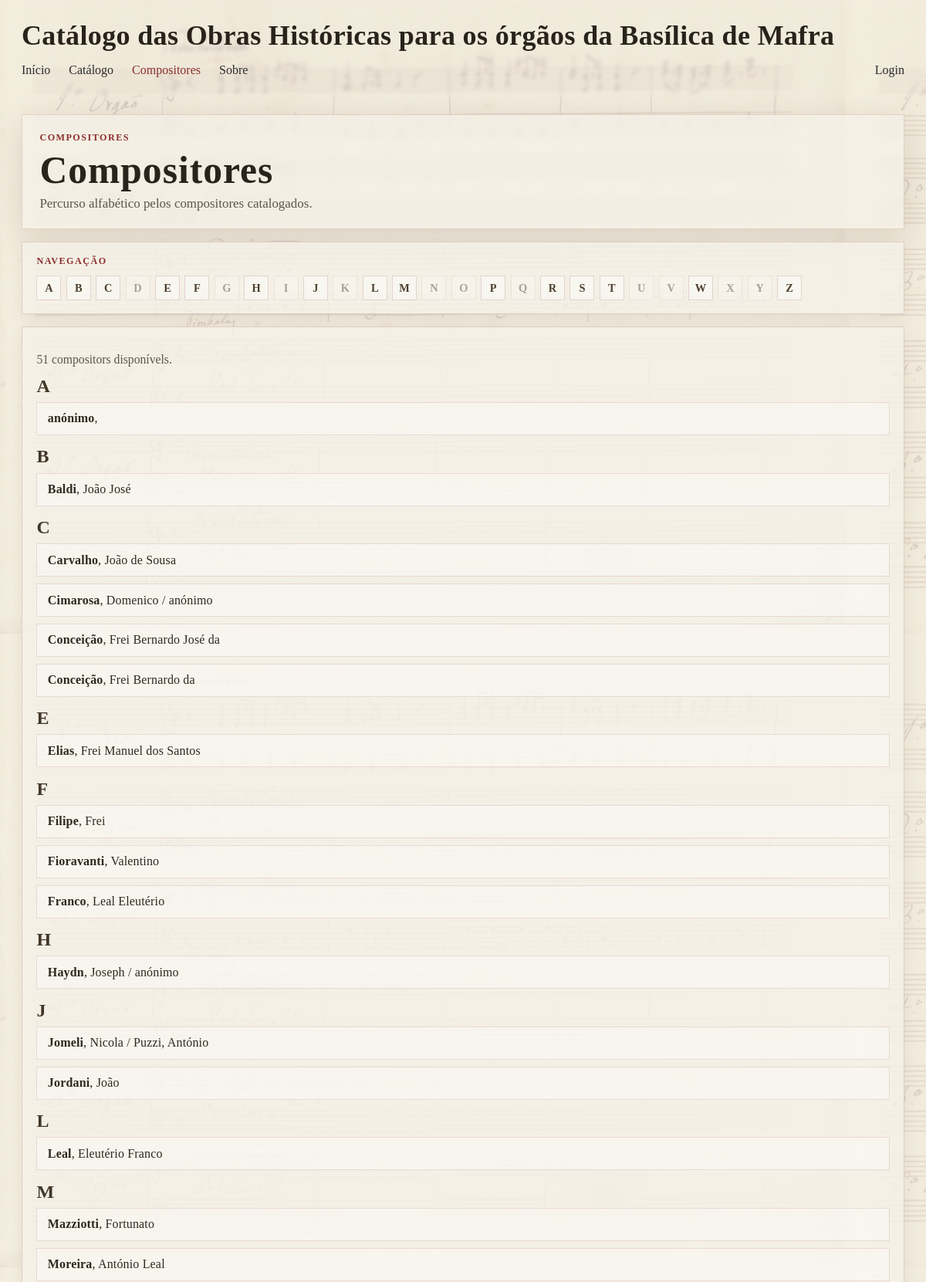
Screenshot of /compositores/ (upper part) with the database file from the repository.
### obras/models.py (models this page shows, shortened)
class Compositor(models.Model):
    nome = models.CharField(max_length=100)
    apelido = models.CharField(max_length=100)

### obras/views.py (the view)
# urls.py: path('compositores/', views.compositores_view, name='compositores'),
def compositores_view(request):
    compositores = Compositor.objects.all().order_by("apelido", "nome")
    grupos = {}
    for compositor in compositores:
        letra = _normalizar_letra_inicial(compositor.apelido or compositor.nome)
        grupos.setdefault(letra, []).append(compositor)
    alfabeto = [{"letra": letra, "ativo": letra in grupos} for letra in string.ascii_uppercase]
    if "#" in grupos:
        alfabeto.append({"letra": "#", "ativo": True})
    grupos_ordenados = [{"letra": letra, "itens": grupos[letra]} for letra in string.ascii_uppercase if letra in grupos]
    if "#" in grupos:
        grupos_ordenados.append({"letra": "#", "itens": grupos["#"]})
    context = {
        "compositores": compositores,
        "alfabeto": alfabeto,
        "grupos_compositores": grupos_ordenados,
    }
    return render(request, "obras/compositores.html", context)

### obras/views.py (called while the page is built)
def _normalizar_letra_inicial(texto):
    if not texto:
        return "#"
    inicial = str(texto).strip()[:1].upper()
    if not inicial:
        return "#"
    base = unicodedata.normalize("NFD", inicial)
    sem_acento = "".join(ch for ch in base if unicodedata.category(ch) != "Mn")
    return sem_acento if sem_acento in string.ascii_uppercase else "#"

### obras/templates/obras/compositores.html (shortened to what this page needs)
{% extends "obras/layout.html" %}
{% block content %}
    <section class="hero">
        <div class="kicker">Compositores</div>
        <h1>Compositores</h1>
        <p class="subtitle">Percurso alfabético pelos compositores catalogados.</p>
    </section>
    <section class="card">
        <div class="kicker">Navegação</div>
        <nav class="alphabet-nav" aria-label="Navegação por letra">
            {% for item in alfabeto %}
                {% if item.ativo %}
                    <a class="alpha-link" href="#letra-{{ item.letra }}">{{ item.letra }}</a>
                {% else %}
                    <span class="alpha-link alpha-link-disabled">{{ item.letra }}</span>
                {% endif %}
            {% endfor %}
        </nav>
    </section>
    <section class="card">
        {% if grupos_compositores %}
            <p class="results-meta">{{ compositores|length }} compositor{{ compositores|length|pluralize }} disponível{{ compositores|length|pluralize }}.</p>
            <div class="composer-groups">
                {% for grupo in grupos_compositores %}
                    <section class="composer-group" id="letra-{{ grupo.letra }}">
                        <h3 class="group-title">{{ grupo.letra }}</h3>
                        <ul class="list">
                            {% for compositor in grupo.itens %}
                                <li class="item">
                                    <a href="{% url 'compositor' compositor.id %}">
                                        <span style="font-weight: 700;">{{ compositor.apelido }}</span>,
                                        {{ compositor.nome }}
                                    </a>
                                </li>
                            {% endfor %}
                        </ul>
                    </section>
                {% endfor %}
            </div>
        {% else %}
            <p class="empty">Nenhum compositor cadastrado.</p>
        {% endif %}
    </section>
{% endblock %}

### obras/static/obras/ui.css (style rules this page uses)
:root { --bg-0: #f6f2ea; --bg-1: #ece5d8; --panel: rgba(245, 241, 232, 0.88); --ink-1: #1f1d1a; --ink-2: #5d5548; --accent: #8b2e2e; --line: rgba(139, 46, 46, 0.18); --shadow: 0 12px 40px rgba(46, 32, 16, 0.12); --radius: 0; }
* { box-sizing: border-box; }
body { margin: 0; font-family: "Source Sans 3", "Segoe UI", "Trebuchet MS", sans-serif; color: var(--ink-1); background: radial-gradient(circle at 12% 18%, rgba(138, 103, 60, 0.12), transparent 40%), radial-gradient(circle at 86% 10%, rgba(106, 89, 61, 0.12), transparent 36%), linear-gradient(165deg, var(--bg-0), var(--bg-1)); min-height: 100vh; }
.hero { background: rgba(245, 241, 232, 0.72); border: 1px solid rgba(139, 46, 46, 0.16); border-radius: 0; box-shadow: var(--shadow); padding: 1.4rem; backdrop-filter: blur(3px); }
h1, .title { margin: 0; font-family: "Cormorant Garamond", "Palatino Linotype", "Book Antiqua", serif; font-size: clamp(2rem, 4.2vw, 3.1rem); line-height: 0.96; letter-spacing: 0.02em; color: #29231b; }
.subtitle { margin: 0.55rem 0 0; font-size: 1.06rem; color: var(--ink-2); }
.card { margin-top: 1rem; background: var(--panel); border: 1px solid var(--line); border-radius: 0; box-shadow: 0 5px 18px rgba(60, 45, 25, 0.08); padding: 1.05rem 1.15rem; animation: rise-in 460ms ease both; }
.kicker, .landing-kicker, .field label, .details strong, .orgao-card label, .registacao-item label, .compositor-toggle .toggle-btn, .table-wrap th { letter-spacing: 0.12em; text-transform: uppercase; }
.kicker, .landing-kicker { margin: 0 0 0.7rem; font-size: 0.76rem; font-weight: 700; color: var(--accent); }
.list { list-style: none; margin: 0; padding: 0; display: grid; gap: 0.55rem; }
.item { background: rgba(255, 255, 255, 0.34); border: 1px solid rgba(139, 46, 46, 0.14); border-radius: 0; padding: 0.72rem 0.84rem; transition: transform 180ms ease, box-shadow 180ms ease, border-color 180ms ease; }
.item a { color: #2f291f; text-decoration: none; letter-spacing: 0.01em; }
.alphabet-nav { display: flex; flex-wrap: wrap; gap: 0.4rem; }
.alpha-link { display: inline-flex; align-items: center; justify-content: center; min-width: 2rem; height: 2rem; padding: 0 0.45rem; border-radius: 0; border: 1px solid rgba(139, 46, 46, 0.18); background: rgba(255, 255, 255, 0.42); color: #4d3f2d; text-decoration: none; font-weight: 700; font-size: 0.9rem; }
.alpha-link-disabled { opacity: 0.45; cursor: not-allowed; }
.composer-groups { display: grid; gap: 0.9rem; }
.composer-group { scroll-margin-top: 0.8rem; }
.group-title { margin: 0 0 0.45rem; font-family: "Cormorant Garamond", "Palatino Linotype", "Book Antiqua", serif; font-size: 1.5rem; color: #413627; }
.results-meta { margin: 1rem 0 0.75rem; color: var(--ink-2); font-size: 0.98rem; }

### obras/templates/obras/layout.html (style rules this page uses)
:root { --bg: #f5f1e8; --text: #2c2c2c; --accent: #8b2e2e; --muted: #6f675a; --panel: rgba(245, 241, 232, 0.84); --panel-strong: rgba(245, 241, 232, 0.93); }
* { box-sizing: border-box; }
html, body { min-height: 100%; ; }
body { margin: 0; font-family: Georgia, "Times New Roman", serif; color: var(--text); position: relative; }

### rows the page displays
Compositor: apelido "anónimo"
Compositor: apelido "Baldi", nome "João José"
Compositor: apelido "Carvalho", nome "João de Sousa"
Compositor: apelido "Cimarosa", nome "Domenico / anónimo"
Compositor: apelido "Conceição", nome "Frei Bernardo José da"
Compositor: apelido "Conceição", nome "Frei Bernardo da"
Compositor: apelido "Elias", nome "Frei Manuel dos Santos"
Compositor: apelido "Filipe", nome "Frei"
Compositor: apelido "Fioravanti", nome "Valentino"
Compositor: apelido "Franco", nome "Leal Eleutério"
Compositor: apelido "Haydn", nome "Joseph / anónimo"
Compositor: apelido "Jomeli", nome "Nicola / Puzzi, António"
Compositor: apelido "Jordani", nome "João"
Compositor: apelido "Leal", nome "Eleutério Franco"
Compositor: apelido "Mazziotti", nome "Fortunato"
Compositor: apelido "Moreira", nome "António Leal"

### other values shown
{{ item.letra }} "A" "B" "C" "E" "F" "H" "J" "L" "M" "P" "R" "S" "T" "W" "Z"
{{ item.letra }} "D" "G" "I" "K" "N" "O" "Q" "U" "V" "X" "Y"
{{ compositores|length }} "51"
{{ grupo.letra }} "A" "B" "C" "E" "F" "H" "J" "L" "M"
